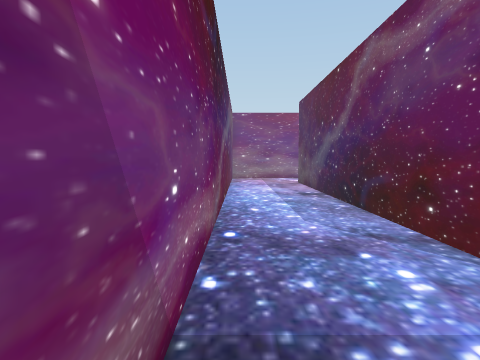
View 1 (above)

19 first-person views from a walk through a 3-D level made in the Unity game engine. The camera is 1.5 m above the floor, tilts 4° down and sees 75° across. The floor is counted in squares, 1 m on a side. Each view is taken from the middle of a square. On the plan, view 1 faces up. The plan holds only what a view shows up to about 15 squares ahead; the rest is blank. The player is left out.

View 2
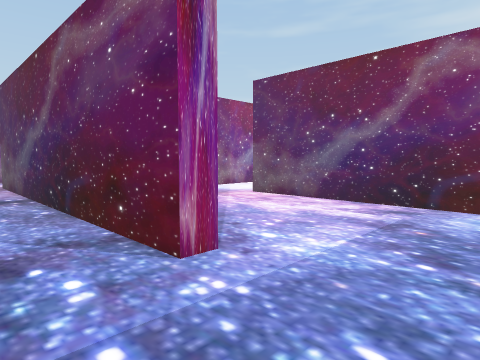

View 3
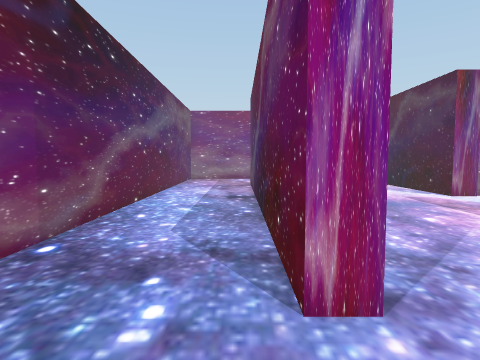

View 4
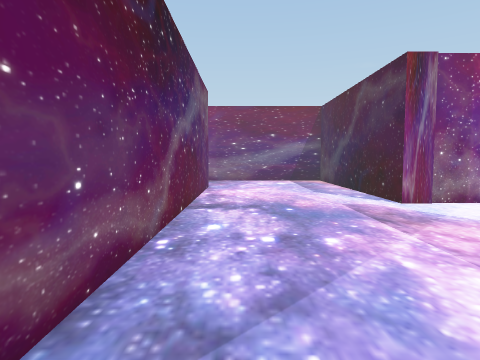

View 5
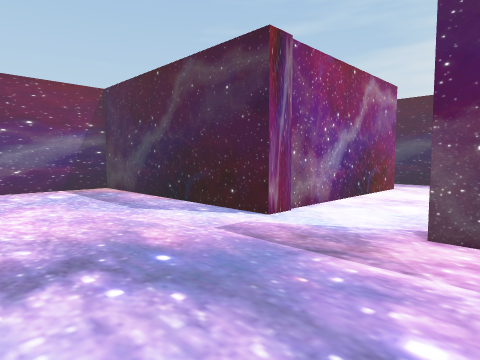

View 6
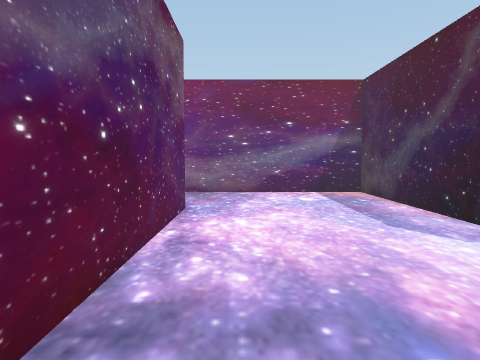

View 7
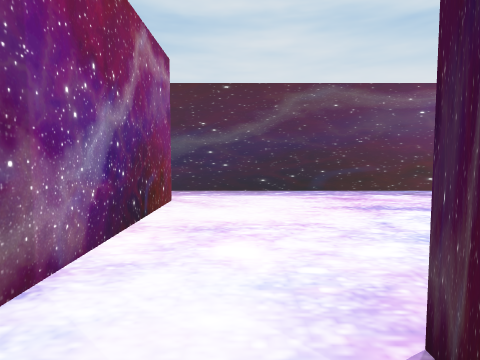

View 8
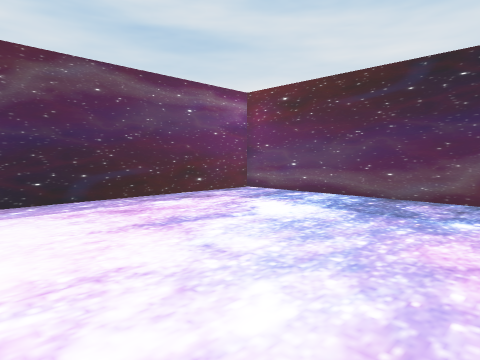

View 9
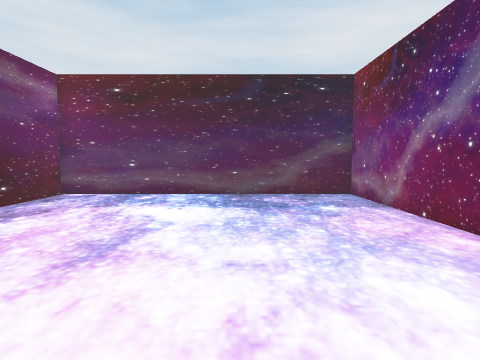

View 10
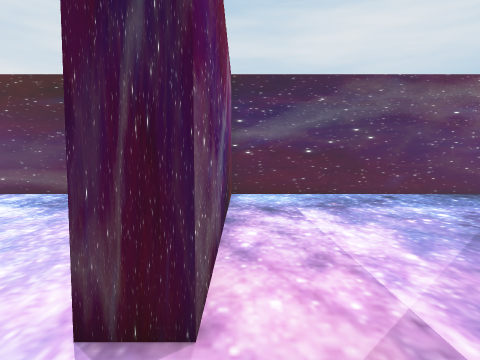

View 11
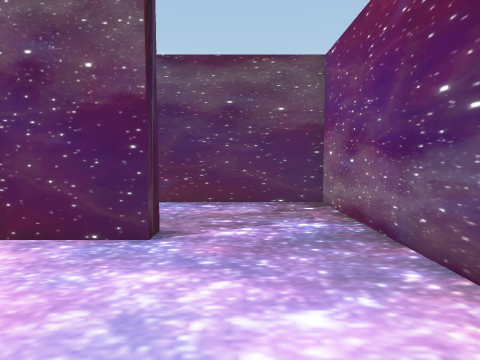

View 12
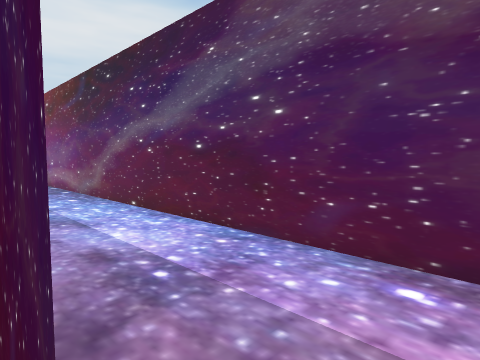

View 13
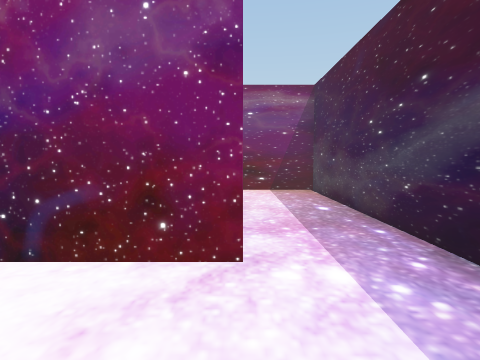

View 14
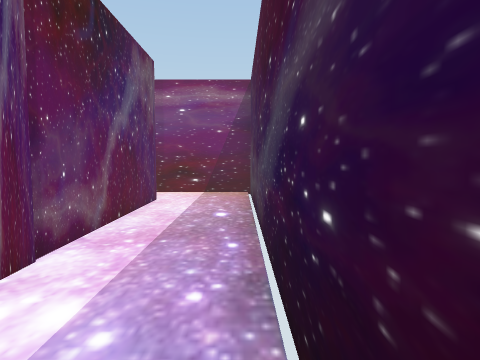

View 15
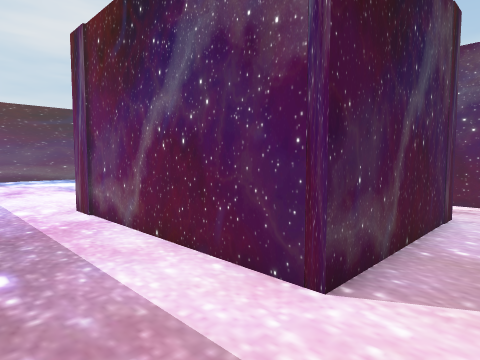

View 16
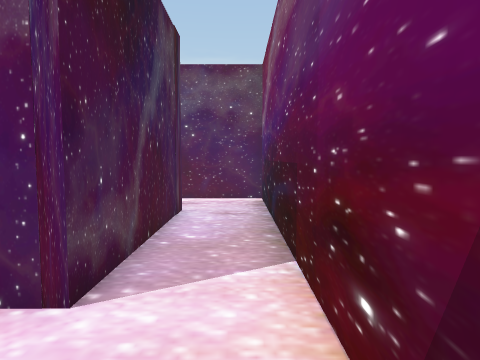

View 17
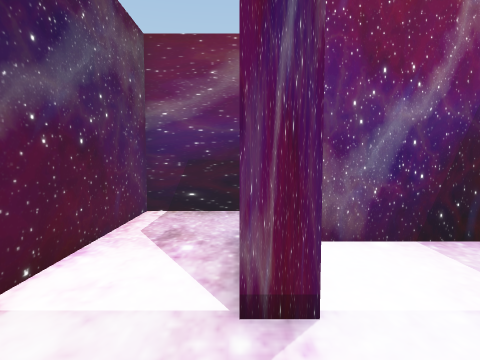

View 18
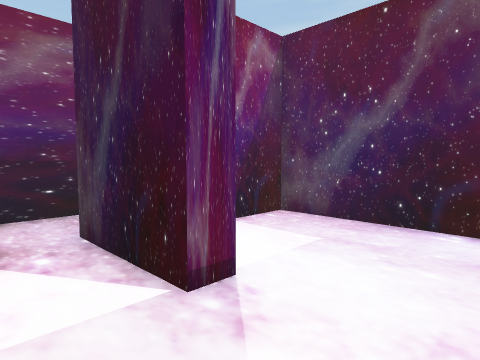

View 19
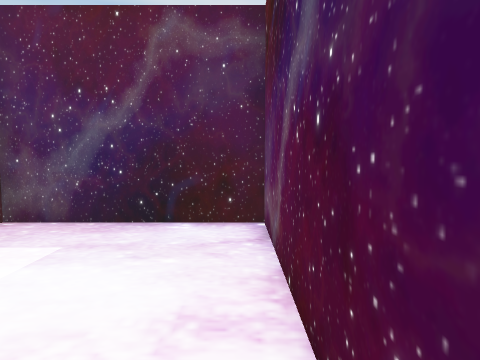

### Floor plan
Points are (right, up) in squares from view 1. A wall is a line through its corners. A room is listed if a view was taken in it or the views show most of it. See-through windows are left out.
Room 1 (views 1, 2, 3, 4, 5, 6, 7, 8, 9, 10, 11, 12, 13, 14, 15, 16)
walls: (12.4, 6.1) (12.4, -1) (24.5, -1) (24.5, 23.8) (12.4, 23.8) (12.4, 18.2); (15, 17.8) (15, 21.3) (21, 21.3) (21, 13.4) (11.4, 13.4) (11.4, 23.8) (-0.6, 23.8) (-0.6, 0.6); (4.4, 3.9) (3.6, 3.9) (3.6, 18.6); (3.5, 19.3) (4.4, 19.3) (4.4, 5); (1, -1) (11.4, -1) (11.4, 9.5) (12.4, 9.5)
ways out: opening at (13.5, 16.5) to room 2
Room 2 (views 17, 18, 19)
walls: (15.8, 17.8) (15, 17.8); (13.6, 14.4) (20.2, 14.4) (20.2, 20.5) (16.4, 20.5)
ways out: opening at (13.5, 16.5) to room 1

Where each view was taken, in squares from view 1:
view 1: 0 up, 0 right, facing up
view 2: 0 up, 1 right, facing up-right
view 3: 1 up, 3 right, facing up
view 4: 3 up, 6 right, facing up
view 5: 8 up, 5 right, facing up-right
view 6: 10 up, 6 right, facing up
view 7: 11 up, 10 right, facing right
view 8: 11 up, 13 right, facing down-right
view 9: 12 up, 17 right, facing down
view 10: 12 up, 11 right, facing down
view 11: 21 up, 10 right, facing left
view 12: 21 up, 4 right, facing down-left
view 13: 9 up, 21 right, facing up
view 14: 10 up, 24 right, facing up
view 15: 23 up, 24 right, facing down-left
view 16: 23 up, 24 right, facing left
view 17: 15 up, 15 right, facing up
view 18: 15 up, 13 right, facing up-right
view 19: 15 up, 13 right, facing right
